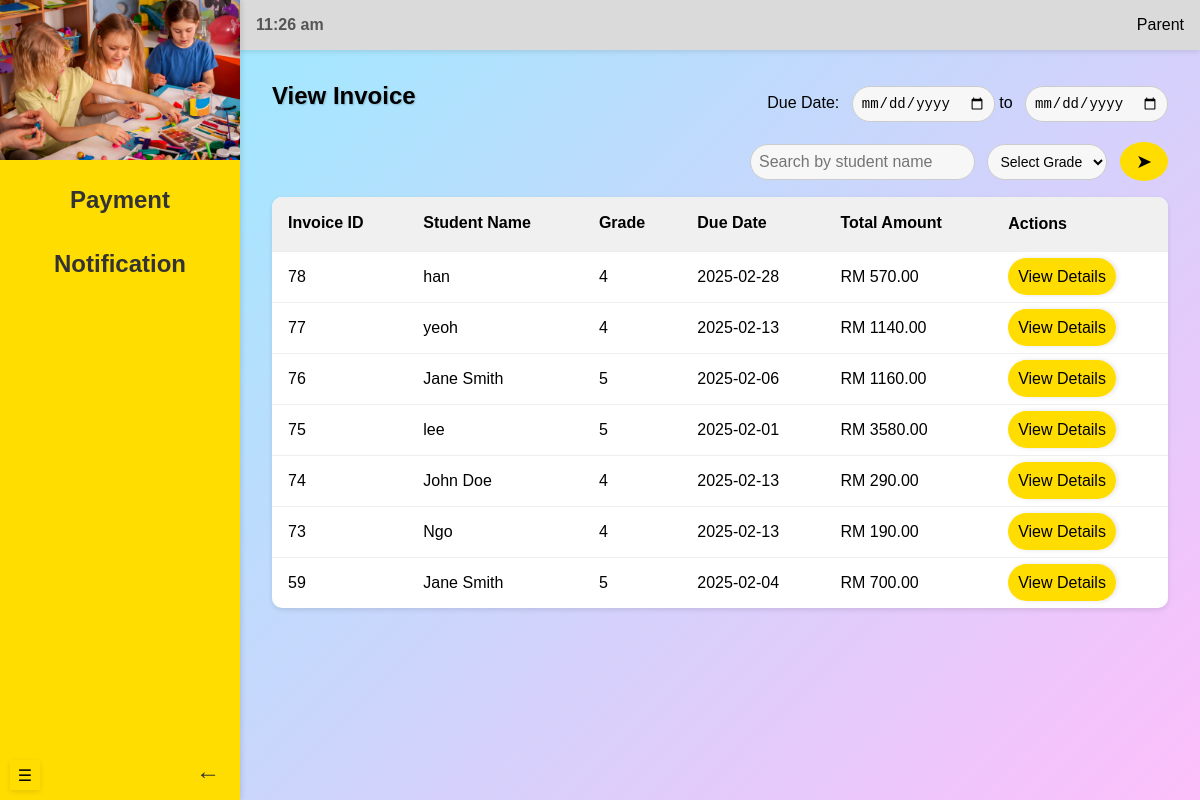
Screenshot of /admin/viewInvoice (signed in) with the database file from the repository.
### models.py (models this page shows, shortened)
class Invoice(db.Model):
    __tablename__ = 'invoices'
    id = db.Column(db.Integer, primary_key=True, autoincrement=True)
    total_amount = db.Column(NUMERIC(10, 2), nullable=False)
    flag = db.Column(db.Boolean, default=False)  # True if paid before the due date
    penalty_amount = db.Column(NUMERIC(10, 2), default=0.00)  # Penalty fee if late
    discount_amount = db.Column(NUMERIC(10, 2), default=0.00)  # Discount if paid early
    fees = db.relationship('Fee', back_populates='invoice', lazy='joined')

class Student(db.Model):
    __tablename__ = 'students'
    id = db.Column(db.Integer, primary_key=True, autoincrement=True)
    name = db.Column(db.String(255), nullable=False)
    grade = db.Column(db.String(50), nullable=False)
    dob = db.Column(db.Date, nullable=False)
    transport = db.Column(db.Boolean, default=False)
    user_id = db.Column(db.Integer, db.ForeignKey('users.id'), nullable=False)
    fees = db.relationship('Fee', backref='student', cascade='all, delete-orphan')

class Fee(db.Model):
    __tablename__ = 'fees'
    id = db.Column(db.Integer, primary_key=True, autoincrement=True)
    student_id = db.Column(db.Integer, db.ForeignKey('students.id'), nullable=False)
    create_date = db.Column(db.Date, default=func.current_date())
    due_date = db.Column(db.Date, nullable=False)
    amount = db.Column(NUMERIC(10, 2), nullable=False)
    fee_type = db.Column(db.String(100), nullable=False)
    status = db.Column(db.Enum('unpaid', 'paid', name='fee_status'), default='unpaid')
    invoice_id = db.Column(db.Integer, db.ForeignKey('invoices.id'), nullable=True)
    invoice = db.relationship('Invoice', back_populates='fees')

### routes/admin_routes.py (the view)
@admin_blueprint.route("/viewInvoice", methods=["GET"])
@login_required
def viewInvoice():
    check_and_update_invoices()
    student_name = request.args.get("student_name")
    grade = request.args.get("grade")
    start_date = request.args.get("start_date")
    end_date = request.args.get("end_date")
    query = Invoice.query.join(Fee).join(Student)
    if student_name:
        query = query.filter(Student.name.ilike(f"%{student_name}%"))
    if grade:
        query = query.filter(Student.grade == grade)
    if start_date:
        try:
            start_date = datetime.strptime(start_date, '%Y-%m-%d').date()
            query = query.filter(Fee.due_date >= start_date)
        except ValueError:
            return jsonify("Invalid start date format", "error"), 400
    if end_date:
        try:
            end_date = datetime.strptime(end_date, '%Y-%m-%d').date()
            query = query.filter(Fee.due_date <= end_date)
        except ValueError:
            return jsonify("Invalid end date format", "error"), 400
    invoices = query.options(
        joinedload(Invoice.fees).joinedload(Fee.student)
    ).order_by(Invoice.id.desc()).all()
    return render_template("viewInvoice.html", invoices=invoices)

### app.py (called while the page is built)
@login_manager.user_loader
def load_user(user_id):
    return User.query.get(int(user_id))

### templates/viewInvoice.html (shortened to what this page needs)
{% if current_user.role == 'teacher' %}
{% extends "teacherBase.html" %}
{% elif current_user.role == 'admin'%}
{% extends "adminBase.html" %}
{% elif current_user.role == 'accountant' %}
{% extends "accountantBase.html" %}
{% elif current_user.role == 'parent'%}
{% extends "parentBase.html" %}
{% endif %}
{% block header %}
<link rel="stylesheet" href="{{ url_for('static', filename='viewInvoice.css') }}">
{% endblock %}
{% block content %}
<section class="content">
    <div class="header-container">
        <form method="GET" action="{{ url_for('accountant.viewInvoice') }}">
            <div class="header-top">
                <h1>View Invoice</h1>
                <div class="date-filters">
                    <span>Due Date:</span>
                    <input type="date" name="start_date" value="{{ request.args.get('start_date', '') }}"
                        placeholder="Start Due Date">
                    <span> to </span>
                    <input type="date" name="end_date" value="{{ request.args.get('end_date', '') }}"
                        placeholder="End Date">
                </div>
            </div>
            <div class="search-bar">
                <input type="text" name="student_name" placeholder="Search by student name"
                    value="{{ request.args.get('student_name', '') }}">
                <select name="grade">
                    <option value="">Select Grade</option>
                </select>
                <button type="submit">&#x27A4;</button>
            </div>
        </form>
    </div>
    <table id="invoiceTable">
        <thead>
            <tr>
                <th onclick="sortTable(0)">Invoice ID </th>
                <th onclick="sortTable(1)">Student Name </th>
                <th onclick="sortTable(2)">Grade </th>
                <th onclick="sortTable(3)">Due Date </th>
                <th onclick="sortTable(4)">Total Amount </th>
                <th>Actions</th>
            </tr>
        </thead>
        <tbody>
            {% if invoices %}
                {% for invoice in invoices %}
                <tr>
                    <td>{{ invoice.id }}</td>
                    <td>{{ invoice.fees[0].student.name }}</td>
                    <td>{{ invoice.fees[0].student.grade }}</td>
                    <td>{{ invoice.fees[0].due_date.strftime('%Y-%m-%d') }}</td>
                    <td>RM {{ "%.2f"|format(invoice.total_amount + invoice.penalty_amount - invoice.discount_amount) }}</td>
                    <td>
                        <a class="view-detail" href="{{ url_for('accountant.invoice_details', invoice_id=invoice.id) }}">View Details</a>
                    </td>
                </tr>
                {% endfor %}
            {% else %}
            <tr>
                <td colspan="6">No invoices found.</td>
            </tr>
            {% endif %}
        </tbody>
    </table>
</section>
</div>
{% endblock %}

### static/viewInvoice.css (style rules this page uses)
html { opacity: 0; animation: fadeIn 0.5s ease-in-out forwards; }
body { margin: 0; font-family: Arial, sans-serif; display: flex; height: 100vh; background: linear-gradient(135deg, #93efff, #fdbffa); transition: margin-left 0.3s ease; overflow: hidden; }
select { flex: 1; padding: 8px; border: 1px solid #ccc; border-radius: 20px; font-size: 14px; background: #f7f7f7; }
.header-container, .header-container form { width: 100%; margin-bottom: 1rem; }
.header-top { width: 100%; display: flex; align-items: center; }
.header-top h1 { margin: 0; }
.search-bar { width: 100%; text-align: right; margin-top: 1rem; }
.search-bar input { padding: 0.5rem; border: 1px solid #ccc; border-radius: 20px; outline: none; font-size: 1rem; }
.search-bar button { padding: 0.5rem 1rem; background: #FFDD00; border: none; border-radius: 50%; cursor: pointer; font-size: 1.2rem; transition: background 0.3s; }
.search-bar input, .search-bar select, .search-bar button { display: inline-block; vertical-align: middle; margin-left: 0.5rem; }
.search-bar input:first-child { margin-left: 0; }
.date-filters { text-align: right; display: inline-block; margin-left: auto; }
.date-filters input { display: inline-block; margin-left: 0.5rem; }
.content { padding: 2rem; overflow-y: auto; }
.content h1 { margin-bottom: 1rem; font-size: 1.5rem; text-shadow: 1px 1px 2px rgba(0, 0, 0, 0.2); }
table { width: 100%; border-collapse: collapse; background: #fff; box-shadow: 0 2px 5px rgba(0, 0, 0, 0.1); border-radius: 10px; overflow: hidden; }
table th, table td { text-align: left; padding: 1rem; border-bottom: 1px solid #eee; }
table th { background: #f0f0f0; font-weight: bold; cursor: pointer; user-select: none; }
table tbody tr:last-child td { border-bottom: none; }
input { flex: 1; padding: 8px; border: 1px solid #ccc; border-radius: 20px; font-size: 14px; background: #f7f7f7; }
.view-detail { text-decoration: none; background-color: #ffdd00; padding: 10px 10px; margin: auto; border-radius: 25px; box-shadow: 2px 0 5px rgba(0, 0, 0, 0.1); color: black; transition: background-color 0.3s ease;; }

### rows the page displays
Invoice: id "78", name "han", grade "4", due_date "2025-02-28", total_amount+penalty_amount+discount_amount "570.00"
Invoice: id "77", name "yeoh", grade "4", due_date "2025-02-13", total_amount+penalty_amount+discount_amount "1140.00"
Invoice: id "76", name "Jane Smith", grade "5", due_date "2025-02-06", total_amount+penalty_amount+discount_amount "1160.00"
Invoice: id "75", name "lee", grade "5", due_date "2025-02-01", total_amount+penalty_amount+discount_amount "3580.00"
Invoice: id "74", name "John Doe", grade "4", due_date "2025-02-13", total_amount+penalty_amount+discount_amount "290.00"
Invoice: id "73", name "Ngo", grade "4", due_date "2025-02-13", total_amount+penalty_amount+discount_amount "190.00"
Invoice: id "59", name "Jane Smith", grade "5", due_date "2025-02-04", total_amount+penalty_amount+discount_amount "700.00"
